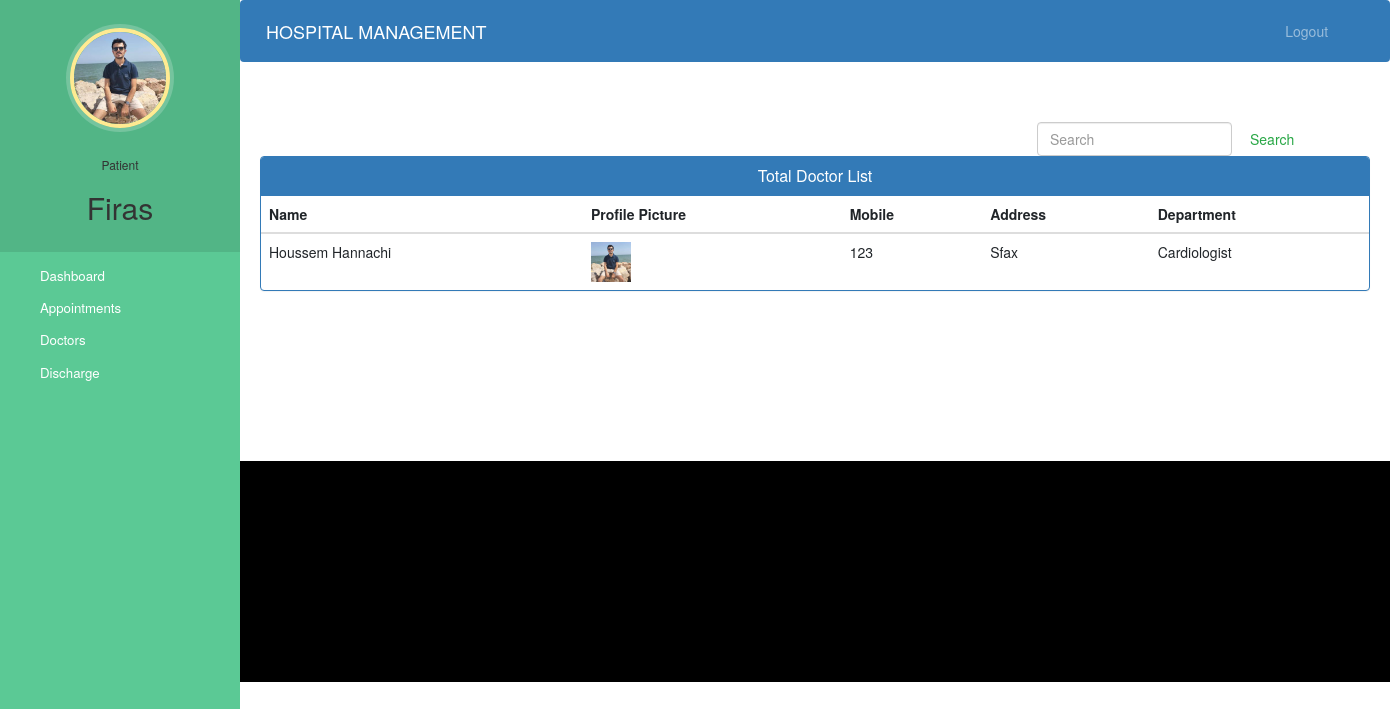
The page /patient-view-doctor (signed in) on the database as committed earlier.
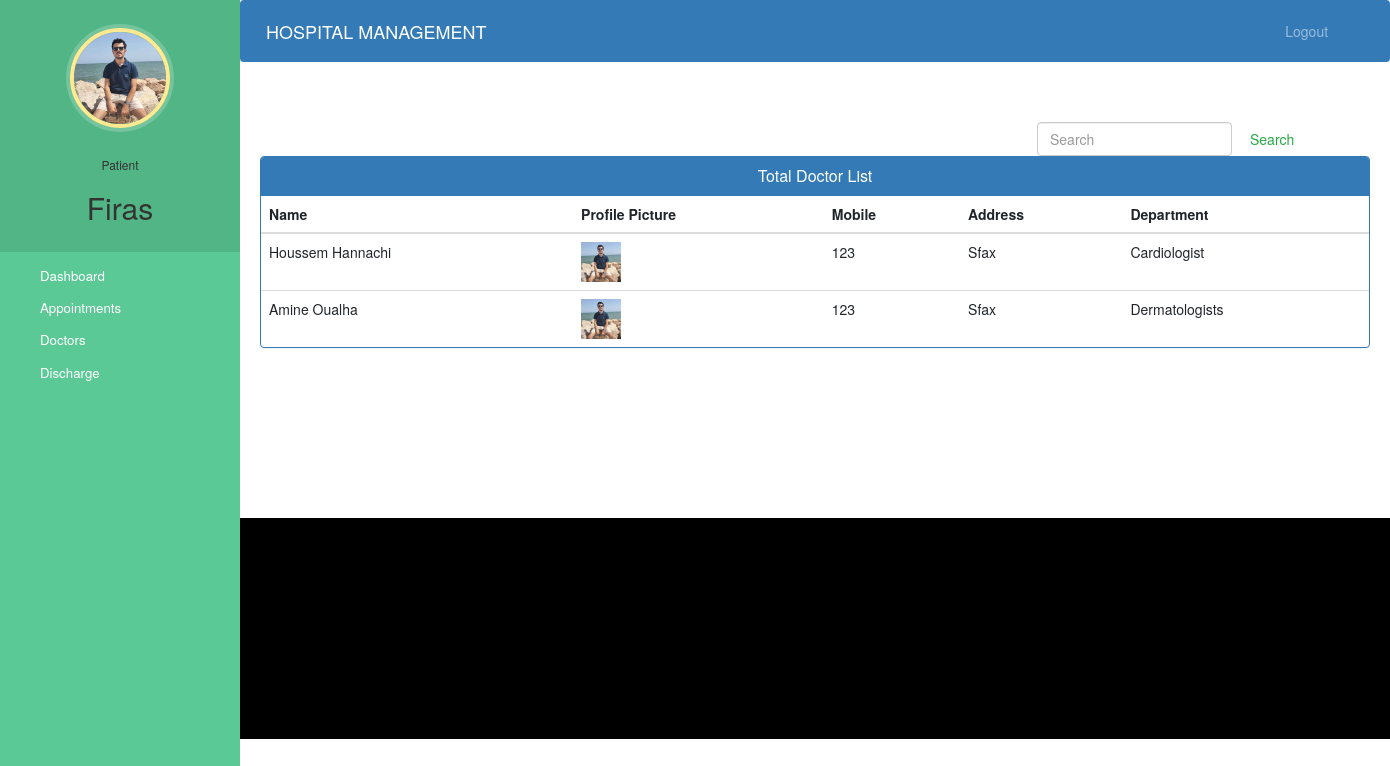
The same page on the database as committed later.
### hospital/models.py (models this page shows, shortened)
class Doctor(models.Model):
    user=models.OneToOneField(User,on_delete=models.CASCADE)
    profile_pic= models.ImageField(upload_to='profile_pic/DoctorProfilePic/',null=True,blank=True,default='profile_pic/DoctorProfilePic/doctor.png')
    address = models.CharField(max_length=40)
    mobile = models.CharField(max_length=20,null=True)
    department= models.CharField(max_length=50,choices=departments,default='Cardiologist')
    status=models.BooleanField(default=False)
    @property
    def get_name(self):
        return self.user.first_name+" "+self.user.last_name

### hospital/views.py (the view)
# urls.py: path('patient-view-doctor', views.patient_view_doctor_view,name='patient-view-doctor'),
def patient_view_doctor_view(request):
    doctors=models.Doctor.objects.all().filter(status=True)
    patient=models.Patient.objects.get(user_id=request.user.id) #for profile picture of patient in sidebar
    return render(request,'hospital/patient_view_doctor.html',{'patient':patient,'doctors':doctors})

### templates/hospital/patient_view_doctor.html (shortened to what this page needs)
{% extends 'hospital/patient_base.html' %}
{% block content %}
{%load static%}
<head>
  <link href="//netdna.bootstrapcdn.com/bootstrap/3.0.0/css/bootstrap.min.css" rel="stylesheet" id="bootstrap-css">
</head>
<div class="container">
    <form  action="/searchdoctor" method="get" style="margin-left:70%;" class="form-inline my-2 my-lg-0">
      <input class="form-control mr-sm-2" type="search" placeholder="Search" name="query" id="query" aria-label="Search">
      <button class="btn btn-outline-success my-2 my-sm-0" type="submit">Search</button>
    </form>
  {% if doctors %}
  <div class="panel panel-primary">
    <div class="panel-heading">
      <h6 class="panel-title"> Total Doctor List</h6>
    </div>
    <table class="table table-hover" id="dev-table">
        <thead>
          <tr>
            <th>Name</th>
            <th>Profile Picture</th>
            <th>Mobile</th>
            <th>Address</th>
            <th>Department</th>
          </tr>
        </thead>
        {% for d in doctors %}
        <tr>
          <td> {{d.get_name}}</td>
          <td> <img src="{% static d.profile_pic.url %}" alt="Profile Pic" height="40px" width="40px" /></td>
          <td>{{d.mobile}}</td>
          <td>{{d.address}}</td>
          <td>{{d.department}}</td>
        </tr>
        {% endfor %}
      </table>
  </div>
  {%else%}
  <br><br><br>
  <h4 style="text-align: center;color: red;">No Doctor Found !!!</h4>
  {% endif %}
</div>
{% endblock content %}

Rows that differ between the two databases and show on the page:
added Doctor: get_name "Amine Oualha", profile_pic (picture), mobile "123", address "Sfax", department "Dermatologists"
